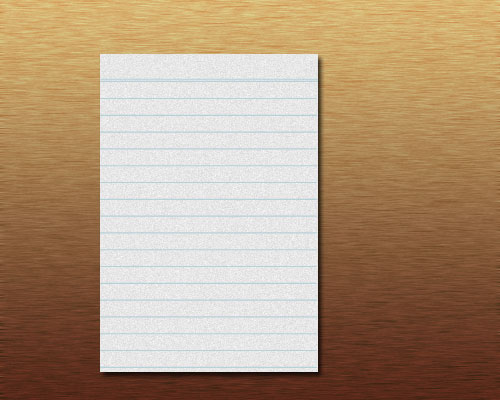
#> input picture images/test.jpg, 500 x 400 px
$ python scan.py --image images/test.jpg
#> lines starting #> are read from the running program, lines starting #| are printed output that depends on the picture; after the words box and inside, x2 and y2 are one past the last pixel; in counts of white or black regions, pixels touching at a corner belong together
### transform/transform.py
#imports
import numpy as np
import cv2

def order_points(pts):
    # initialize a list of coordinates that will be orderd
    # such that the entry order in the list is the top-left,
    # top-right, bottom-right and bottom-left
    # creates an array filled with zeroes where each entry is a tuple
    rect = np.zeros((4,2), dtype = "float32")

    #the top-left point wil have the smallest sum, whereas
    # the bottom-right point will have the largest sum
    s = pts.sum(axis = 1) #sum of the x and y cordinate of each cell
    rect[0] = pts[np.argmin(s)] #basic fact of coordinates
    rect[2] = pts[np.argmax(s)]

    #now, compute the difference between the points,
    # the top-right point will ahve the smallest difference
    # the bottom left will have largest difference
    diff = np.diff(pts, axis = 1)
    rect[1] = pts[np.argmin(diff)]
    rect[3] = pts[np.argmax(diff)]

    #return the ordered coordinates
    return rect

def four_point_transform(image, pts):
    #obtain a consistent order of the points and unpack them
    #individually
    rect = order_points(pts)
    (tl, tr, br, bl) = rect # getting them out of the array

    #compute the width of hte new image
    #max distance between br and bl x cordinates
    # and tr and tl x cordinates (do pythagoras to account for potential shift in image)
    widthA = np.sqrt(((br[0] - bl[0]) ** 2) + ((br[1] - bl[1])**2))
    widthB = np.sqrt(((tr[0] - tl[0]) ** 2) + ((tr[1] - tl[1])**2))
    maxWidth = max(int(widthA), int(widthB))

    #compute the height of the new image, which will be the
    # maximum distance between the top-right and bottom-right
    # y-coordinates or the top-left and bottom-left y-coordinates
    heightA = np.sqrt(((tr[0] - br[0]) ** 2) + ((tr[1] - br[1]) ** 2))
    heightB = np.sqrt(((tl[0] - bl[0]) ** 2) + ((tl[1] - bl[1]) ** 2))
    maxHeight = max(int(heightA), int(heightB))

    # now that we have the dimensions of the new image, construct
    # the set of destination points to obtain a "birds eye view",
    # (i.e. top-down view) of the image, again specifying points
    # in the top-left, top-right, bottom-right, and bottom-left
    # order
    dst = np.array([
        [0, 0],
        [maxWidth - 1, 0],
        [maxWidth - 1, maxHeight - 1],
        [0, maxHeight - 1]], dtype="float32")

    # Gets the perspective transformation matrix from og points (rect) to new points (dst)
    M = cv2.getPerspectiveTransform(rect, dst)
    warped = cv2.warpPerspective(image, M, (maxWidth,maxHeight)) #applies matrix to image

    #return the warped image
    return warped

### scan.py
#imports
from transform.transform import four_point_transform
from skimage.filters import threshold_local
import numpy as np
import argparse
import cv2
import imutils

#construct argument parser
ap = argparse.ArgumentParser()
ap.add_argument("-i", "--image", required = True,
	help = "Path to the image to be scanned")
args = vars(ap.parse_args())

#load the image and compute the ratio
# between old and new height
image = cv2.imread(args["image"])
#> image is the input picture: shape (400, 500, 3); mean B, G, R 126.3, 153.2, 179
ratio = image.shape[0] / 500.0 #ratio between two images
#> ratio = 0.8
orig = image.copy()
image = imutils.resize(image, height = 500) #resize image to 500 pixels
#> image: shape (500, 625, 3)

#convert the image to grayscale, blur it
# find edges in the images with canny
gray = cv2.cvtColor (image, cv2.COLOR_BGR2GRAY)
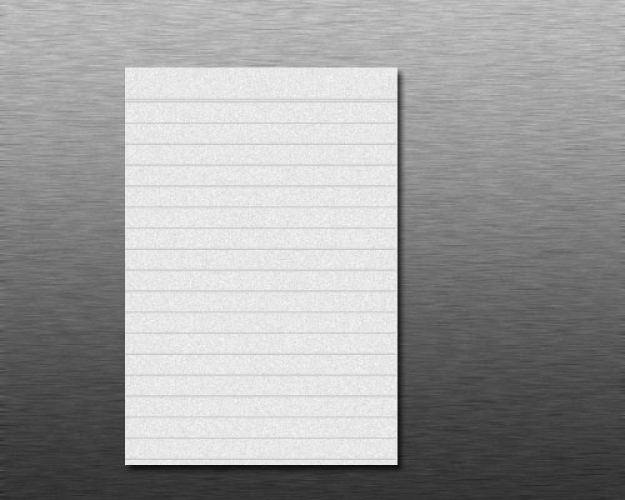
#> gray: shape (500, 625); min 2, max 251, mean 157.9
gray = cv2.GaussianBlur(gray, (5,5), 0) #helps remove noise
edged = cv2.Canny(gray, 75, 200)
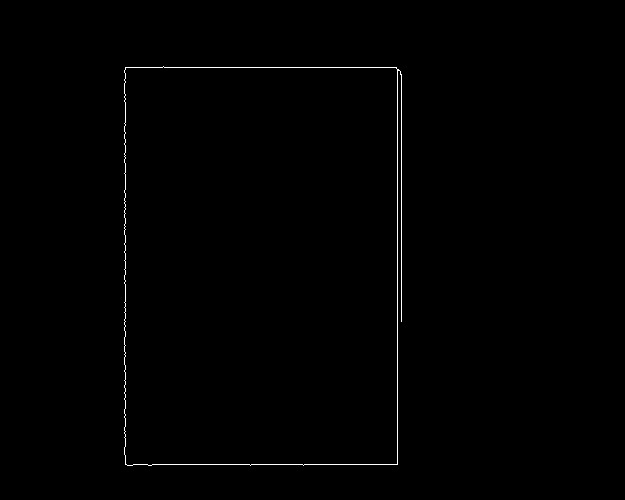
#> edged: shape (500, 625); 0.51% white in thin lines or dots, all inside (x1, y1, x2, y2) = (124, 66, 402, 466)

#show the original image and the edge detected image
print("Step 1: Edge detection")
cv2.imshow("Image", image)
cv2.imshow("Edged", edged)
cv2.waitKey(0)
cv2.destroyAllWindows()

#find the contours in the edged image,
#assuming the largest ones are our edges and initalize the screen contour
cnts = cv2.findContours(edged.copy(), cv2.RETR_LIST, cv2.CHAIN_APPROX_SIMPLE)
#> cnts = 2 contours; box (x1, y1, x2, y2) and area: (124, 66, 402, 466) 108146, (124, 66, 398, 466) 108140
cnts = imutils.grab_contours(cnts)
cnts = sorted (cnts, key = cv2.contourArea, reverse = True) [:5]

# loop over the contours
for c in cnts:
	#approximate the contour
	peri = cv2.arcLength(c, True)
	approx = cv2.approxPolyDP(c, 0.02 * peri, True)

	# if our approximated contour has 4 points then we,
	# can assume that we have found our document
	if len (approx) == 4:
		screenCnt = approx
		break
#> this loop made 2 passes
#> (peri, screenCnt) on pass 2: (1379.8, [[126, 67], [397, 69], [396, 464], [125, 463]])
#> peri on pass 1: 1888.6

# show the contour (outline) of the paper
print("Step 2: find contours of paper")
cv2.drawContours(image, [screenCnt], -1, (0, 255, 0) , 2)
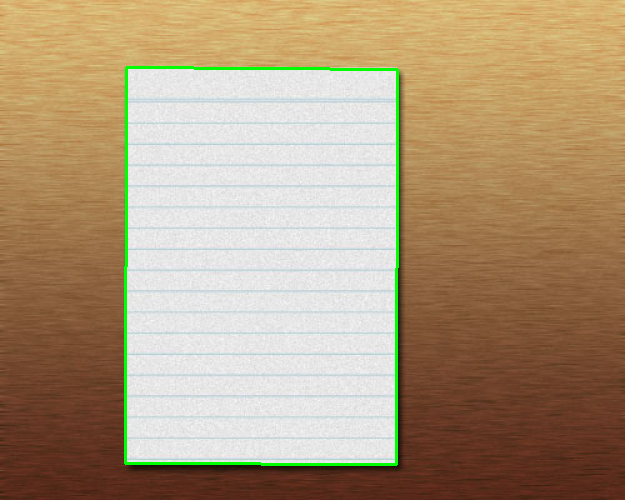
#> image: shape (500, 625, 3); mean B, G, R 124, 154, 176.5
cv2.imshow("Outline", image)
cv2.waitKey(0)
cv2.destroyAllWindows()

# apply the four point transform to obtain a top-down
# view of the image
warped = four_point_transform(orig, screenCnt.reshape(4, 2) * ratio) #resize it back
#> in order_points, `s = pts.sum(axis = 1)`: s = [154.4, 372.8, 688, 470.4]
#> in order_points, `diff = np.diff(pts, axis = 1)`: diff = [-47.2, -262.4, 54.4, 270.4]
#> in four_point_transform, `rect = order_points(pts)`: rect = [[100.8, 53.6], [317.6, 55.2], [316.8, 371.2], [100, 370.4]]
#> in four_point_transform, `(tl, tr, br, bl) = rect`: tl = [100.8, 53.6]; tr = [317.6, 55.2]; br = [316.8, 371.2]; bl = [100, 370.4]
#> in four_point_transform, `widthA = np.sqrt(((br[0] - bl[0]) ** 2) + ((br[1] - bl[1])**2))`: widthA = 216.8
#> in four_point_transform, `maxWidth = max(int(widthA), int(widthB))`: maxWidth = 216
#> in four_point_transform, `heightA = np.sqrt(((tr[0] - br[0]) ** 2) + ((tr[1] - br[1]) ** 2))`: heightA = 316
#> in four_point_transform, `heightB = np.sqrt(((tl[0] - bl[0]) ** 2) + ((tl[1] - bl[1]) ** 2))`: heightB = 316.8
#> in four_point_transform, `maxHeight = max(int(heightA), int(heightB))`: maxHeight = 316
#> in four_point_transform, `dst = np.array([ [0, 0], [maxWidth - 1, 0], [maxWidth - 1, maxHeight -..`: dst = [[0, 0], [215, 0], [215, 315], [0, 315]]
#> in four_point_transform, `M = cv2.getPerspectiveTransform(rect, dst)`: M = [[0.988, 0.00249, -99.73], [-0.00733, 0.993, -52.49], [-1.16e-05, -5.91e-08, 1]]

# convert the warped image to grayscale, then threshold it
# to give it that 'black and white' paper effect (optional)
warped = cv2.cvtColor(warped, cv2.COLOR_BGR2GRAY)
#> warped: shape (316, 216)
T = threshold_local(warped, 11, offset = 10, method = "gaussian")
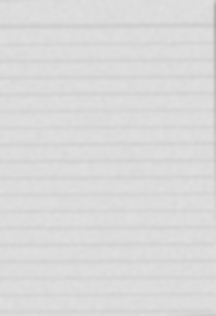
#> T: shape (316, 216) float64; min 171.5, max 224.6, mean 218.9
warped = (warped > T).astype("uint8") * 255
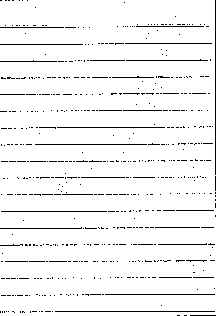
#> warped: shape (316, 216); 95.1% white; black in thin lines or dots

#how the original and scanned images
print("Step 3: apply perspective transform")
cv2.imshow("Original", imutils.resize(orig, height = 650))
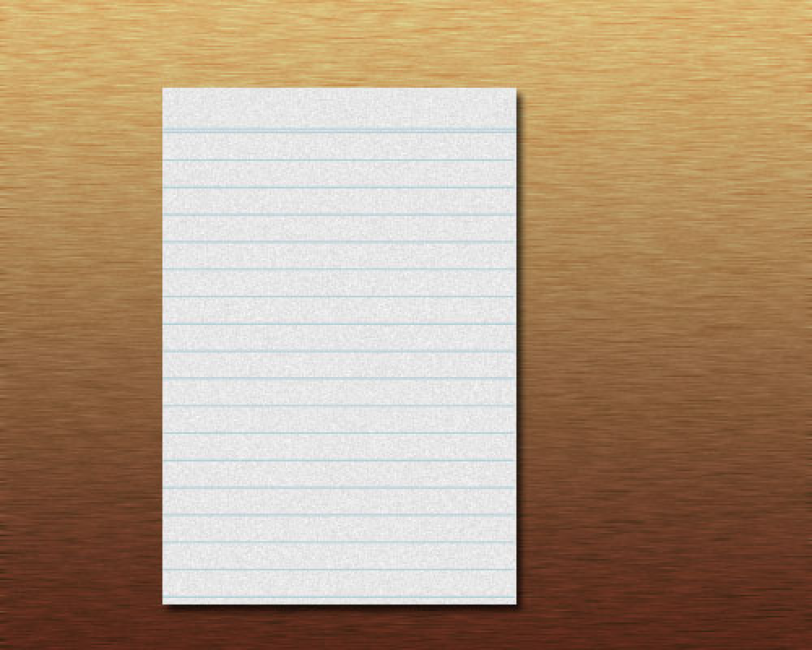
#> window 'Original': shape (650, 812, 3); mean B, G, R 126.3, 153.2, 179
cv2.imshow("Scanned", imutils.resize(warped, height = 650))
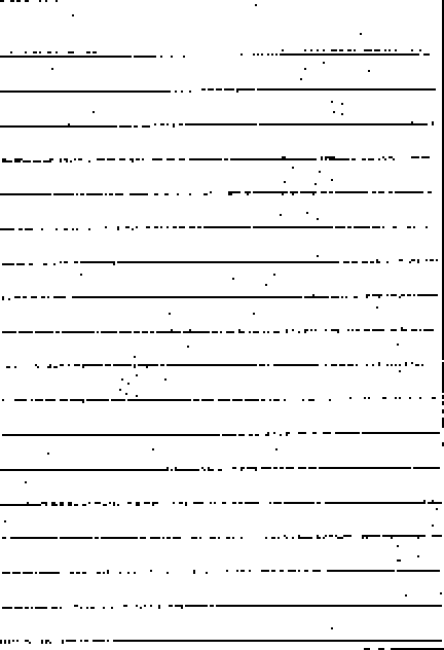
#> window 'Scanned': shape (650, 444); min 0, max 255, mean 242.6
cv2.waitKey(0)
cv2.destroyAllWindows()
